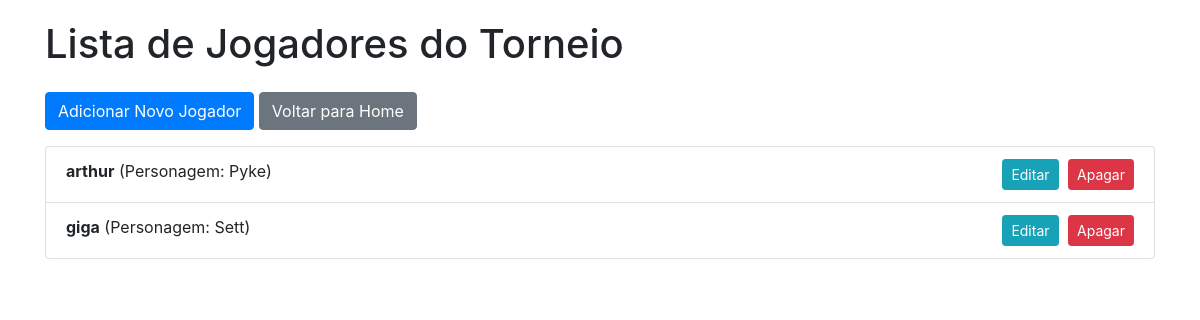
Before: /players/ with the older database file.
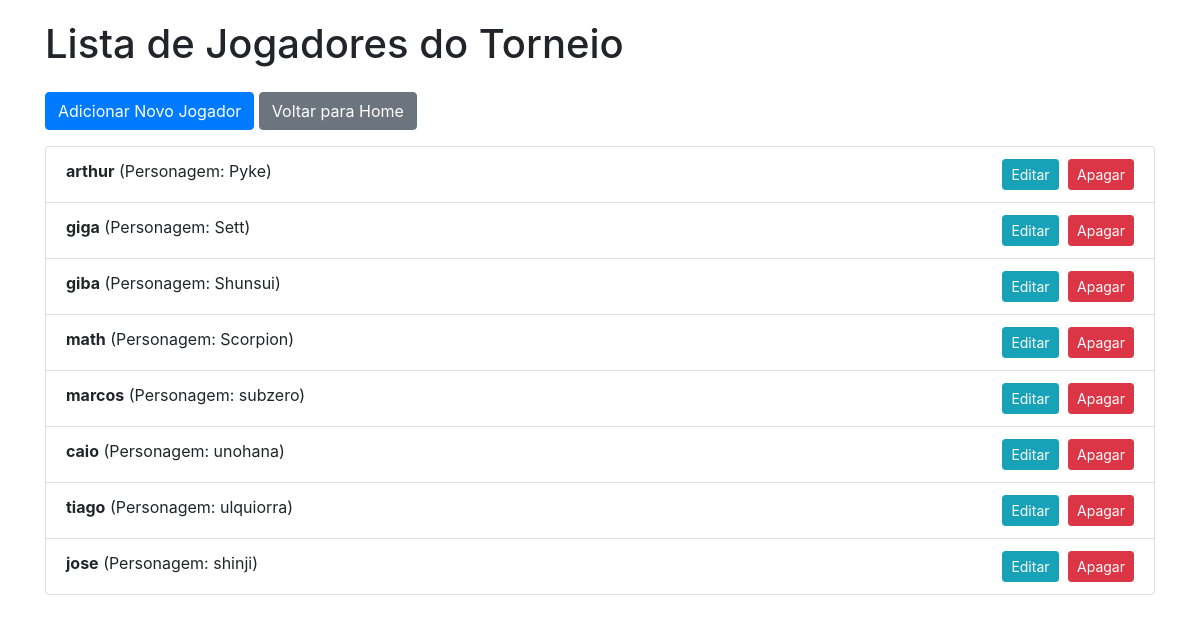
After: the same page with the newer database file.
### torneio/models.py (models this page shows, shortened)
class Player(models.Model):
    name = models.CharField(max_length=100)
    character = models.CharField(max_length=50, help_text="Ex: Scorpion, Shunsui, Ryu")

### torneio/views.py (the view)
# urls.py: path('players/', PlayerListView.as_view(), name='lista-jogadores'),
class PlayerListView(ListView):
    model = Player
    template_name = 'lista_jogadores.html'

### templates/lista_jogadores.html (shortened to what this page needs)
<!DOCTYPE html>
<html lang="pt-br">
<head>
    <link rel="stylesheet" href="https://stackpath.bootstrapcdn.com/bootstrap/4.5.2/css/bootstrap.min.css">
</head>
<body>
    <div class="container">
        <h1 class="mb-4">Lista de Jogadores do Torneio</h1>
        <a href="{% url 'cria-jogador' %}" class="btn btn-primary mb-3">Adicionar Novo Jogador</a>
        <a href="{% url 'home' %}" class="btn btn-secondary mb-3">Voltar para Home</a>
        <ul class="list-group">
            {% for jogador in object_list %}
                <li class="list-group-item">
                    <strong>{{ jogador.name }}</strong> (Personagem: {{ jogador.character }})
                    <div class="actions">
                        <a href="{% url 'edita-jogador' jogador.pk %}" class="btn btn-sm btn-info">Editar</a>
                        <form action="{% url 'apaga-jogador' jogador.pk %}" method="post" class="d-inline">
                            <button type="submit" class="btn btn-sm btn-danger">Apagar</button>
                        </form>
                    </div>
                </li>
            {% empty %}
                <li class="list-group-item">Nenhum jogador cadastrado ainda.</li>
            {% endfor %}
        </ul>
    </div>
</body>
</html>

### templates/lista_jogadores.html (style rules this page uses)
body { padding: 20px; }
.actions { float: right; }
.actions form { display: inline; }
.actions a { margin-right: 5px; }

Changed rows visible on the page:
added Player: name "giba", character "Shunsui"
added Player: name "math", character "Scorpion"
added Player: name "marcos", character "subzero"
added Player: name "caio", character "unohana"
added Player: name "tiago", character "ulquiorra"
added Player: name "jose", character "shinji"
